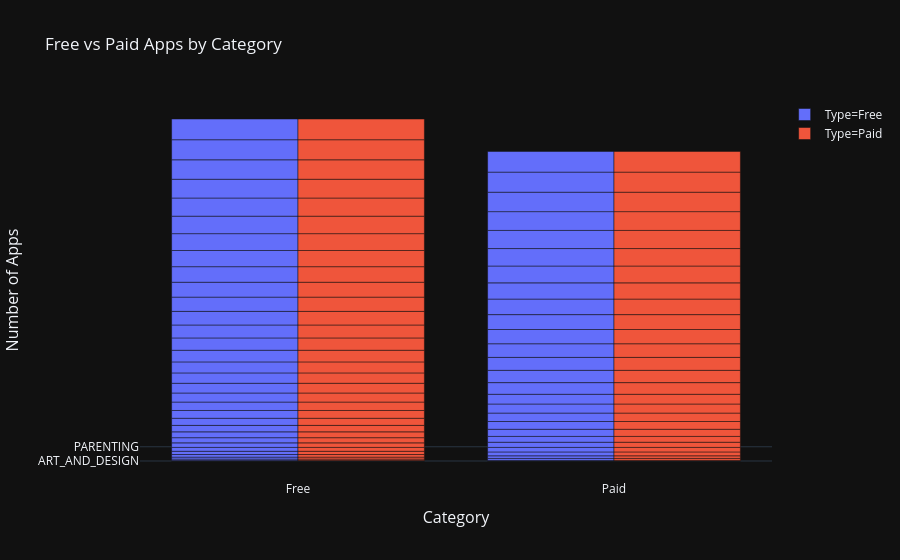

Notebook code for this chart:
### Code cell
df_free_vs_paid.sample(n = 5)
df_resetted = df_free_vs_paid.reset_index(allow_duplicates = True) #you can change multiIndex to normal columns using reset_index
df_resetted.head()
fig = go.Figure()
fig.add_trace(go.Bar(
  x = df_resetted.Type,
  y = df_resetted.Category,
  name = 'Type=Free'
))
fig.add_trace(go.Bar(
  x = df_resetted.Type,
  y = df_resetted.Category,
  name = 'Type=Paid'
))
fig.update_layout(barmode = 'group', title=dict(
  text='Free vs Paid Apps by Category'),
  xaxis=dict(
    categoryorder='category ascending',
    title=dict(
      text='Category',
      font=dict(
        size=16
      )
    )
  ),
  yaxis=dict(
    title=dict(
      text='Number of Apps',
      font=dict(
        size=16
      )
    )
  )
)
fig.show()

### Figure 1 — Plotly figure (JSON) as saved in the notebook; plotly's stock layout.template omitted (floating-point values rounded to 4 significant figures)
{"data": [{"name": "Type=Free", "x": ["Free", "Paid", "Free", "Paid", "Free", "Free", "Paid", "Free", "Paid", "Free", "Free", "Paid", "Free", "Paid", "Free", "Paid", "Free", "Paid", "Free", "Free", "Paid", "Free", "Paid", "Free", "Paid", "Free", "Paid", "Free", "Paid", "Free", "Free", "Free", "Paid", "Free", "Paid", "Free", "Paid", "Free", "Paid", "Free", "Paid", "Free", "Paid", "Free", "Paid", "Free", "Paid", "Free", "Paid", "Free", "Paid", "Free", "Paid", "Free", "Paid", "Free", "Paid", "Free", "Paid", "Free", "Paid"], "y": ["ART_AND_DESIGN", "ART_AND_DESIGN", "AUTO_AND_VEHICLES", "AUTO_AND_VEHICLES", "BEAUTY", "BOOKS_AND_REFERENCE", "BOOKS_AND_REFERENCE", "BUSINESS", "BUSINESS", "COMICS", "COMMUNICATION", "COMMUNICATION", "DATING", "DATING", "EDUCATION", "EDUCATION", "ENTERTAINMENT", "ENTERTAINMENT", "EVENTS", "FAMILY", "FAMILY", "FINANCE", "FINANCE", "FOOD_AND_DRINK", "FOOD_AND_DRINK", "GAME", "GAME", "HEALTH_AND_FITNESS", "HEALTH_AND_FITNESS", "HOUSE_AND_HOME", "LIBRARIES_AND_DEMO", "LIFESTYLE", "LIFESTYLE", "MAPS_AND_NAVIGATION", "MAPS_AND_NAVIGATION", "MEDICAL", "MEDICAL", "NEWS_AND_MAGAZINES", "NEWS_AND_MAGAZINES", "PARENTING", "PARENTING", "PERSONALIZATION", "PERSONALIZATION", "PHOTOGRAPHY", "PHOTOGRAPHY", "PRODUCTIVITY", "PRODUCTIVITY", "SHOPPING", "SHOPPING", "SOCIAL", "SOCIAL", "SPORTS", "SPORTS", "TOOLS", "TOOLS", "TRAVEL_AND_LOCAL", "TRAVEL_AND_LOCAL", "VIDEO_PLAYERS", "VIDEO_PLAYERS", "WEATHER", "WEATHER"], "type": "bar"}, {"name": "Type=Paid", "x": ["Free", "Paid", "Free", "Paid", "Free", "Free", "Paid", "Free", "Paid", "Free", "Free", "Paid", "Free", "Paid", "Free", "Paid", "Free", "Paid", "Free", "Free", "Paid", "Free", "Paid", "Free", "Paid", "Free", "Paid", "Free", "Paid", "Free", "Free", "Free", "Paid", "Free", "Paid", "Free", "Paid", "Free", "Paid", "Free", "Paid", "Free", "Paid", "Free", "Paid", "Free", "Paid", "Free", "Paid", "Free", "Paid", "Free", "Paid", "Free", "Paid", "Free", "Paid", "Free", "Paid", "Free", "Paid"], "y": ["ART_AND_DESIGN", "ART_AND_DESIGN", "AUTO_AND_VEHICLES", "AUTO_AND_VEHICLES", "BEAUTY", "BOOKS_AND_REFERENCE", "BOOKS_AND_REFERENCE", "BUSINESS", "BUSINESS", "COMICS", "COMMUNICATION", "COMMUNICATION", "DATING", "DATING", "EDUCATION", "EDUCATION", "ENTERTAINMENT", "ENTERTAINMENT", "EVENTS", "FAMILY", "FAMILY", "FINANCE", "FINANCE", "FOOD_AND_DRINK", "FOOD_AND_DRINK", "GAME", "GAME", "HEALTH_AND_FITNESS", "HEALTH_AND_FITNESS", "HOUSE_AND_HOME", "LIBRARIES_AND_DEMO", "LIFESTYLE", "LIFESTYLE", "MAPS_AND_NAVIGATION", "MAPS_AND_NAVIGATION", "MEDICAL", "MEDICAL", "NEWS_AND_MAGAZINES", "NEWS_AND_MAGAZINES", "PARENTING", "PARENTING", "PERSONALIZATION", "PERSONALIZATION", "PHOTOGRAPHY", "PHOTOGRAPHY", "PRODUCTIVITY", "PRODUCTIVITY", "SHOPPING", "SHOPPING", "SOCIAL", "SOCIAL", "SPORTS", "SPORTS", "TOOLS", "TOOLS", "TRAVEL_AND_LOCAL", "TRAVEL_AND_LOCAL", "VIDEO_PLAYERS", "VIDEO_PLAYERS", "WEATHER", "WEATHER"], "type": "bar"}], "layout": {"title": {"text": "Free vs Paid Apps by Category"}, "xaxis": {"title": {"font": {"size": 16}, "text": "Category"}, "categoryorder": "category ascending"}, "yaxis": {"title": {"font": {"size": 16}, "text": "Number of Apps"}}, "barmode": "group"}}
